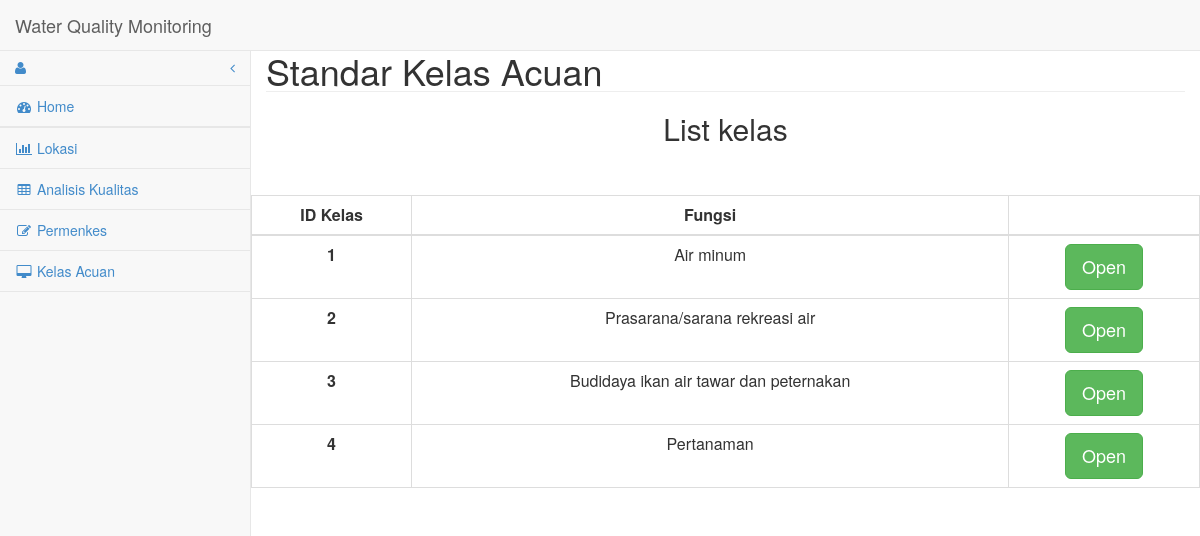
Screenshot of /kelasacuan.php with the database file from the repository.
### tables this page shows
CREATE TABLE IF NOT EXISTS `kelas_acuan` (
  `id_kelas` int(6) NOT NULL,
  `temperatur_atas` float DEFAULT NULL,
  `ph_atas` float DEFAULT NULL,
  `tembaga` float DEFAULT NULL,
  `temperatur_bawah` float DEFAULT NULL,
  `ph_bawah` float DEFAULT NULL,
  `tds` float DEFAULT NULL,
  `kadmium` float DEFAULT NULL,
  `deskripsi` varchar(50) DEFAULT NULL
);

### kelasacuan.php (the view, shortened to what this page needs)
<html xmlns="http://www.w3.org/1999/xhtml" >
<!DOCTYPE html>
<html lang="en">
<head>
    <link href="css/bootstrap.min.css" rel="stylesheet">
    <link href="css/sb-admin-2.css" rel="stylesheet">
    <link href="css/plugins/morris.css" rel="stylesheet">
    <link href="font-awesome/css/font-awesome.min.css" rel="stylesheet" type="text/css">
</head>
<body>
    <div id="wrapper">
        <nav class="navbar navbar-default navbar-static-top" role="navigation" style="margin-bottom: 0">
            <div class="navbar-header">
               <a class="navbar-brand" href="home.php">Water Quality Monitoring</a>
            </div>
            <div class="navbar-default sidebar" role="navigation">
                <div class="sidebar-nav navbar-collapse">
                    <ul class="nav" id="side-menu">
                    <li class="dropdown">
                        <a href="#" class="dropdown-toggle" data-toggle="dropdown"><i class="fa fa-user"></i> <?php echo $_SESSION["user"]; ?> <span class="fa arrow"></span></a>
                    </li>
                    <li >
                        <a href="home.php"><i class="fa fa-fw fa-dashboard"></i> Home</a>
                    </li>
					<li>
                    </li>
                    <li>
                        <a href="lokasi.php"><i class="fa fa-fw fa-bar-chart-o"></i> Lokasi</a>
                    </li>
                    <li>
                        <a href="analisis_kualitas.php"><i class="fa fa-fw fa-table"></i> Analisis Kualitas</a>
                    </li>
                    <li>
                        <a href="permenkes.php"><i class="fa fa-fw fa-edit"></i> Permenkes</a>
                    </li>
                    <li   class="active">
                        <a href="kelasacuan.php"><i class="fa fa-fw fa-desktop"></i> Kelas Acuan</a>
                    </li>
                </ul>
            </div>
        </div>
        </nav>
        <div id="page-wrapper" style="padding:0">
            <div class="container-fluid">
                <div class="row">
                    <div class="col-lg-12">
                        <h1 class="page-header" style="margin:0; padding:0">
                            Standar Kelas Acuan
                        </h1>
                    </div>
                </div>
                <div class="row">
                    <div class="col-lg-12" style="margin:0; padding:0">
                        <center><h2>List kelas</h2>
                        <div class="table-responsive">
						<br><br>
                            <table class="table table-bordered table-hover">
                                <thead>
                                    <tr>
                                        <th><center>ID Kelas</th>
										<th><center>Fungsi</th>
										<th><center></th>
                                    </tr>
                                </thead>
								<tbody>
									<?php
										$result = mysql_query("SELECT * FROM kelas_acuan ORDER BY id_kelas ASC");
										while ($row = mysql_fetch_assoc($result)) {
											$id = $row['id_kelas'];
											$nama = $row['deskripsi'];
											echo "<tr><td><center><b>"."$id"."  </td>";
											echo "<td><center>"."$nama"."</td>";
											echo "<td><center><a href=\"openkelas.php?id=$id\"><button type=\"button\" class=\"btn btn-lg btn-success\">Open</button></a></td>";
											echo "</tr>";
										}
									?>
								</tbody>
                            </table>
                        </div>
                </div>
                </div>
            </div>
        </div>
    </div>
</body>
</html>

### css/sb-admin-2.css (style rules this page uses)
body { background-color: #f8f8f8; }
#wrapper { width: 100%; }
#page-wrapper { padding: 0 15px; min-height: 568px; background-color: #fff; }
@media (min-width:768px) { #page-wrapper { position: inherit; margin: 0 0 0 250px; padding: 0 30px; border-left: 1px solid #e7e7e7; } }
.sidebar .sidebar-nav.navbar-collapse { padding-right: 0; padding-left: 0; }
.sidebar ul li { border-bottom: 1px solid #e7e7e7; }
.sidebar .arrow { float: right; }
.sidebar .fa.arrow:before { content: "\f104"; }
@media (min-width:768px) { .sidebar { z-index: 1; position: absolute; width: 250px; margin-top: 51px; } }

### rows the page displays
kelas_acuan: id_kelas "1", deskripsi "Air minum"
kelas_acuan: id_kelas "2", deskripsi "Prasarana/sarana rekreasi air"
kelas_acuan: id_kelas "3", deskripsi "Budidaya ikan air tawar dan peternakan"
kelas_acuan: id_kelas "4", deskripsi "Pertanaman"
